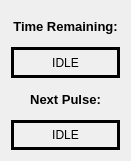
     <widget class="QWidget" name="verticalLayoutWidget_7">
      <property name="geometry">
       <rect>
        <x>770</x>
        <y>10</y>
        <width>131</width>
        <height>161</height>
       </rect>
      </property>
      <layout class="QVBoxLayout" name="verticalLayout_4">
       <item>
        <widget class="QLabel" name="label_timeRemaining">
         <property name="font">
          <font>
           <pointsize>10</pointsize>
           <weight>75</weight>
           <bold>true</bold>
          </font>
         </property>
         <property name="text">
          <string>Time Remaining:</string>
         </property>
         <property name="alignment">
          <set>Qt::AlignCenter</set>
         </property>
        </widget>
       </item>
       <item>
        <widget class="QLabel" name="t_rem">
         <property name="enabled">
          <bool>true</bool>
         </property>
         <property name="frameShape">
          <enum>QFrame::Box</enum>
         </property>
         <property name="frameShadow">
          <enum>QFrame::Plain</enum>
         </property>
         <property name="lineWidth">
          <number>3</number>
         </property>
         <property name="text">
          <string>IDLE</string>
         </property>
         <property name="alignment">
          <set>Qt::AlignCenter</set>
         </property>
        </widget>
       </item>
       <item>
        <widget class="QLabel" name="label_nextPulse">
         <property name="font">
          <font>
           <pointsize>10</pointsize>
           <weight>75</weight>
           <bold>true</bold>
          </font>
         </property>
         <property name="text">
          <string>Next Pulse:</string>
         </property>
         <property name="alignment">
          <set>Qt::AlignCenter</set>
         </property>
        </widget>
       </item>
       <item>
        <widget class="QLabel" name="p_rem">
         <property name="frameShape">
          <enum>QFrame::Box</enum>
         </property>
         <property name="lineWidth">
          <number>3</number>
         </property>
         <property name="text">
          <string>IDLE</string>
         </property>
         <property name="alignment">
          <set>Qt::AlignCenter</set>
         </property>
        </widget>
       </item>
      </layout>
     </widget>
